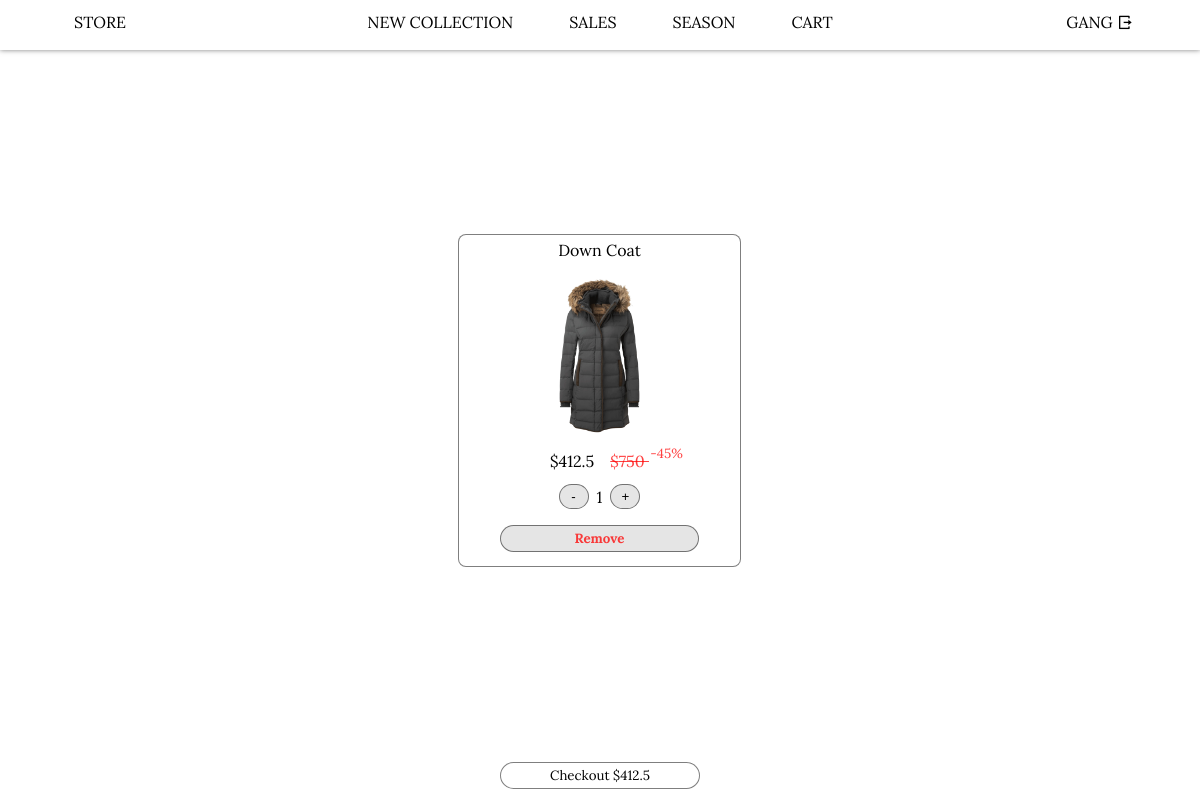
Screenshot of /store2/cart/ (signed in) with the database file from the repository.
### store2/models.py (models this page shows, shortened)
class CartItem(models.Model):
    user = models.ForeignKey(User, on_delete=models.CASCADE, related_name="store2UserCartItem")
    product = models.ForeignKey(Product, on_delete=models.CASCADE)
    quantity = models.IntegerField(default=0)
    paymentIntent = models.ForeignKey(PaymentIntent, on_delete=models.CASCADE, null=True, blank=True)

class Product(models.Model):
    title = models.CharField("Title", max_length=240)
    description = models.CharField("Description", max_length=240)
    price = models.DecimalField("Price", decimal_places=2, max_digits=9, default=0)
    photo = models.ImageField("Image", upload_to="products/")
    new = models.BooleanField("New", default=False)
    salePercent = models.DecimalField("Sale percent", decimal_places=0, max_digits=2, default=0)
    season = models.BooleanField("Season", default=False)

### store2/views.py (the view)
class CartPageView(TemplateView):
    def get(self, request, *args, **kwargs):
        context = {}
        if request.user.is_authenticated:
            cartItems = CartItem.objects.filter(user=request.user)
            context['cartItems'] = cartItems
            context['total'] = calculate_order_amount(request=request)
        response = render(request=request, template_name='store2/cart/index.html', context=context)
        return response

### store2/templatetags/tags.py (called while the page is built)
@register.filter
def multiply(x, y):
    return x * y

@register.filter
def salePrice(price, salePercent):
    if salePercent == 0:
        return price
    else:
        return price * (1 - salePercent / 100)

### store2/views.py (called while the page is built)
def calculate_order_amount(request):
    if not request.user.is_authenticated:
        return 0
    total = 0
    cartItems = CartItem.objects.filter(user=request.user)
    for cartItem in cartItems:
        total += cartItem.quantity * cartItem.product.price * (1 - cartItem.product.salePercent / 100)
    return total

### store2/templates/store2/cart/index.html (shortened to what this page needs)
<!DOCTYPE html>
{% load static %}
{% load tags %}
<html lang="en">
    <head>
        <link rel="stylesheet" href="https://cdn.jsdelivr.net/npm/remixicon@4.3.0/fonts/remixicon.css">
        <link rel="stylesheet" href="https://cdn.jsdelivr.net/npm/swiper@11/swiper-bundle.min.css"/>
        <link rel="stylesheet" href="{% static 'store2/assets/css/store.css' %}">
        <link rel="stylesheet" href="{% static 'store2/assets/css/cart.css' %}">
        <link rel="stylesheet" href="{% static 'store2/assets/css/checkout.css' %}">
    </head>
    <body>
        {% include 'store2/header.html' %}
        <main class="main" hx-target=".main" hx-select=".main > *" hx-swap="innerHTML">
            {% if cartItems %}
                <div class="cart load-hidden">
                    {% for cartItem in cartItems %}
                        <div class="item">
                            {{ cartItem.product.title }}
                            <img src="/media/{{cartItem.product.photo}}" alt="">
                            {% if cartItem.product.salePercent %}
                                <div class="price">
                                    <div class="newPrice">
                                        ${{cartItem.product.price|salePrice:cartItem.product.salePercent|multiply:cartItem.quantity|floatformat}}
                                    </div>
                                    <div class="oldPrice">
                                        ${{cartItem.product.price|multiply:cartItem.quantity|floatformat}}
                                        <sup class="percent">-{{cartItem.product.salePercent}}%</sup>
                                    </div>
                                </div>
                            {% else %}
                                ${{cartItem.product.price|multiply:cartItem.quantity|floatformat}}
                            {% endif %}
                            <div class="count">
                                <button class="decrease-button" hx-get="" hx-trigger="changed" productId="{{cartItem.product.id}}">-</button>
                                    {{cartItem.quantity}}
                                <button class="increase-button" hx-get="" hx-trigger="changed" productId="{{cartItem.product.id}}">+</button>
                            </div>
                            <button class="remove-button" hx-get="" hx-trigger="changed" productId="{{cartItem.product.id}}">Remove</button>
                        </div>
                    {% endfor %}
                </div>
                <div class="procced load-hidden">
                    <button id="procced">Checkout ${{total|floatformat}}</button>
                </div>
            {% else %}
                <div class="cart">
                    Your cart is empty
                </div>
            {% endif %}
        </main>
    </body>
</html>

### store2/templates/store2/header.html
<header class="header" id="header">
    <nav class="container">
        <ul>
            <li>
                <a href="/store2/">
                    Store
                </a>
            </li>
        </ul>
        <ul>
            <li>
                <a href="/store2/new/">
                    New collection
                </a>
            </li>
            <li>
                <a href="/store2/sales/">
                    Sales
                </a>
            </li>
            <li>
                <a href="/store2/season/">
                    Season
                </a>
            </li>
            <li>
                <a href="/store2/cart/">
                    Cart
                </a>
            </li>
        </ul>
        <ul>
            <li>
                {% if user.is_authenticated %}
                    <a href="/store2/sign-out/">
                        {{user.username}} <i class="ri-logout-box-r-line"></i>
                    </a>
                {% else %}
                    <a href="/store2/sign-in/">
                        <i class="ri-login-box-line"></i> Sign In
                    </a>
                {% endif %}
            </li>
        </ul>
    </nav>
</header>

### store2/static/store2/assets/css/store.css (style rules this page uses)
:root { --link-hover-color: rgba(0, 0, 0, .5); --link-color: rgb(0, 0, 0); --swiper-theme-color: rgba(0, 0, 0, .5); --box-shadow-global: 0 0 5px rgba(0, 0, 0, .5); --background-color-primary: rgba(255, 255, 255, 0.65); --background-color-secondary: rgba(0, 0, 0, 0.5); --background-color-optional: rgba(0, 0, 0, .1); --font-family-primary: Lora, Serif; --font-family-secondary: Lora, Serif; }
* { margin: 0; padding: 0; }
body { overflow: hidden; }
html.sr .load-hidden { visibility: hidden; }
a { text-decoration: none; color: var(--link-color); }
img, button, .swiper .price { -webkit-user-drag: none; -khtml-user-drag: none; -moz-user-drag: none; -o-user-drag: none; user-drag: none; -webkit-user-select: none; -khtml-user-select: none; -moz-user-select: none; -o-user-select: none; user-select: none; }
.header a { text-transform: uppercase; font-family: var(--font-family-primary); padding: .25rem 1rem .25rem 1rem; border-radius: 1rem; backdrop-filter: blur(30px); white-space: nowrap; }
.header { position: fixed; width: 100%; z-index: 100; backdrop-filter: blur(30px); box-shadow: var(--box-shadow-global); }
.header nav { display: grid; grid-template-columns: 1fr 4fr 1fr; height: 50px; }
.header nav ul { display: flex; justify-content: center; }
.header nav ul li { margin: .75rem; list-style-type: none; }

### store2/static/store2/assets/css/cart.css (style rules this page uses)
html.sr .load-hidden { visibility: hidden; }
.cart { display: grid; grid-template-columns: repeat(auto-fit, 300px); min-height: calc(100vh - 100px); max-height: calc(100vh - 100px); position: relative; top: 50px; font-family: var(--font-family-primary); overflow: overlay; margin: 0 1rem 0 1rem; justify-content: center; align-items: center; text-align: center; }
.cart .item { display: flex; flex-direction: column; text-align: center; border: solid 1px var(--background-color-secondary); border-radius: .5rem; background-color: var(--background-color-primary); margin: .5rem; justify-content: center; align-items: center; height: 315px; padding: .5rem; width: 265px; }
.cart .item img { object-fit: scale-down; width: 175px; height: 175px; margin: .5rem 0 .5rem 0; }
.cart .item .count { display: flex; justify-content: space-evenly; align-items: center; }
.cart .item button { border: solid 1px var(--background-color-secondary); border-radius: 1rem; background-color: var(--background-color-optional); cursor: pointer; margin: .5rem; width: 75%; padding: .25rem; }
.cart .item .count button { width: 30px; }
.procced { width: 100%; position: absolute; height: 50px; bottom: 0; display: grid; align-content: center; justify-items: center; }
.procced button { border: solid 1px var(--background-color-secondary); border-radius: 1rem; background-color: var(--background-color-primary); cursor: pointer; width: 200px; margin: 1rem; padding: .25rem; font-family: var(--font-family-primary); }
.price { display: grid; width: 100%; grid-auto-flow: column; align-items: center; justify-content: center; }
.price div { margin: 0 .5rem 0 .5rem; height: 25px; }
.oldPrice { text-decoration: line-through; color: rgba(255, 0, 0, 75%); }
.oldPrice sup { display: inline-block; vertical-align: top; line-height: .5; width: 35px; margin-right: -35px; }

### store2/static/store2/assets/css/checkout.css (style rules this page uses)
.remove-button { border-radius: 1rem; color: rgba(255, 0, 0, 75%); background-color: var(--background-color-primary); cursor: pointer; margin-left: .25rem; border: none; font-family: var(--font-family-primary); font-weight: 750; }

### rows the page displays
CartItem: product "Down Coat", product.photo (picture), product.price|salePrice "412.5", product.price|multiply "750", product.salePercent "45", quantity "1"

### other values shown
{{ user.username }} "GANG"
{{ total|floatformat }} "412.5"
